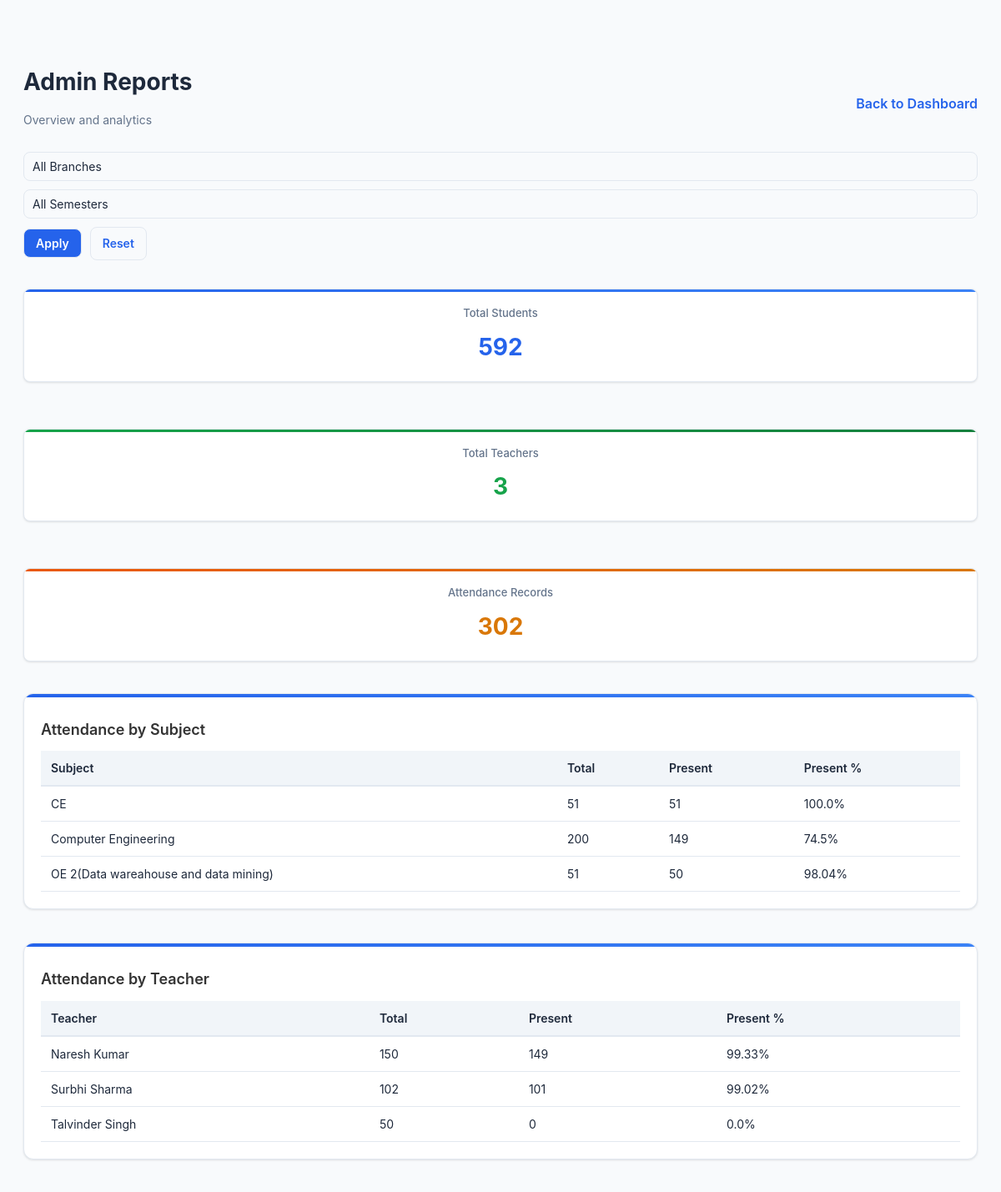
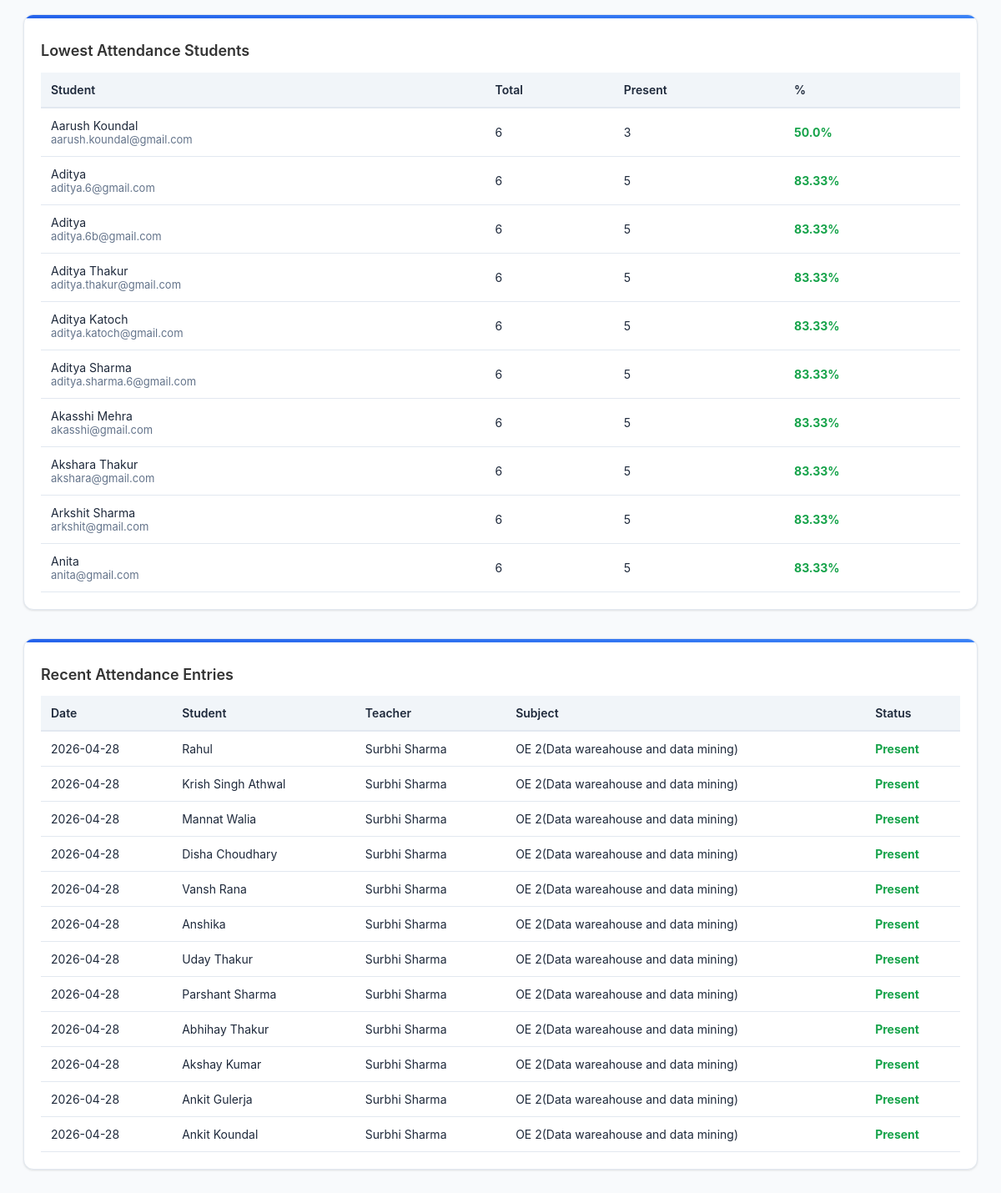
Screenshot of /reports (signed in) with the database file from the repository (2 pictures, top to bottom).
### app.py (models this page shows)
class Attendance(db.Model):
    id = db.Column(db.Integer, primary_key=True)
    student_id = db.Column(db.Integer, db.ForeignKey("user.id"), nullable=False)
    teacher_id = db.Column(db.Integer, db.ForeignKey("user.id"), nullable=False)
    subject = db.Column(db.String(100), nullable=False)
    branch = db.Column(db.String(100), nullable=True)
    semester = db.Column(db.String(20), nullable=True)
    date = db.Column(db.Date, nullable=False, default=date.today)
    status = db.Column(db.String(20), nullable=False, default="absent")
    student = db.relationship(
        "User", foreign_keys=[student_id], backref="attendance_as_student"
    )
    teacher = db.relationship(
        "User", foreign_keys=[teacher_id], backref="attendance_as_teacher"
    )

class User(db.Model):
    id = db.Column(db.Integer, primary_key=True)
    role = db.Column(db.String(20), nullable=False)
    name = db.Column(db.String(100), nullable=False)
    email = db.Column(db.String(100), unique=True, nullable=False)
    password = db.Column(db.String(200), nullable=False)
    roll_number = db.Column(db.String(20), nullable=True)
    branch = db.Column(db.String(100), nullable=True)
    semester = db.Column(db.String(20), nullable=True)
    department = db.Column(db.String(100), nullable=True)

### app.py (the view)
@app.route("/reports")
def reports():
    if session.get("role") != "admin":
        abort(403)
    selected_branch = (request.args.get("branch") or "").strip()
    selected_semester = (request.args.get("semester") or "").strip()
    branches = {
        (row[0] or "").strip()
        for row in db.session.query(User.branch).filter_by(role="student").distinct().all()
        if row[0]
    }
    branches.update(
        {
            (row[0] or "").strip()
            for row in db.session.query(Attendance.branch).distinct().all()
            if row[0]
        }
    )
    semesters = {
        (row[0] or "").strip()
        for row in db.session.query(User.semester).filter_by(role="student").distinct().all()
        if row[0]
    }
    semesters.update(
        {
            (row[0] or "").strip()
            for row in db.session.query(Attendance.semester).distinct().all()
            if row[0]
        }
    )
    branch_options = sorted(branches)
    semester_options = sorted(semesters)
    attendance_query = Attendance.query
    if selected_branch:
        attendance_query = attendance_query.filter(Attendance.branch == selected_branch)
    if selected_semester:
        attendance_query = attendance_query.filter(Attendance.semester == selected_semester)
    records_all = attendance_query.all()
    total_attendance = len(records_all)
    students_query = User.query.filter_by(role="student")
    if selected_branch:
        students_query = students_query.filter(User.branch == selected_branch)
    if selected_semester:
        students_query = students_query.filter(User.semester == selected_semester)
    students = students_query.all()
    total_students = len(students)
    teacher_ids = sorted({r.teacher_id for r in records_all})
    total_teachers = len(teacher_ids)
    grouped_subjects = {}
    for r in records_all:
        key = normalize_subject_name(r.subject)
        c = grouped_subjects.setdefault(key, {"total": 0, "present": 0})
        c["total"] += 1
        if (r.status or "").strip().lower() == "present":
            c["present"] += 1
    attendance_by_subject = []
    for subj in sorted(grouped_subjects.keys(), key=lambda x: x.lower()):
        total = grouped_subjects[subj]["total"]
        present = grouped_subjects[subj]["present"]
        pct = round((present / total) * 100, 2) if total > 0 else 0
        attendance_by_subject.append(
            {"subject": subj, "total": total, "present": present, "percentage": pct}
        )
    teachers = (
        User.query.filter(User.role == "teacher", User.id.in_(teacher_ids)).all()
        if teacher_ids
        else []
    )
    attendance_by_teacher = []
    for t in teachers:
        total = sum(1 for r in records_all if r.teacher_id == t.id)
        present = sum(
            1
            for r in records_all
            if r.teacher_id == t.id and (r.status or "").strip().lower() == "present"
        )
        pct = round((present / total) * 100, 2) if total > 0 else 0
        attendance_by_teacher.append(
            {"teacher": t.name, "total": total, "present": present, "percentage": pct}
        )
    attendance_by_teacher.sort(key=lambda x: x["teacher"].lower())
    student_stats = []
    for s in students:
        total = sum(1 for r in records_all if r.student_id == s.id)
        present = sum(
            1
            for r in records_all
            if r.student_id == s.id and (r.status or "").strip().lower() == "present"
        )
        pct = round((present / total) * 100, 2) if total > 0 else None
        student_stats.append(
            {
                "id": s.id,
                "name": s.name,
                "email": s.email,
                "total": total,
                "present": present,
                "percentage": pct,
            }
        )
    low_attendance = sorted(
        [x for x in student_stats if x["percentage"] is not None],
        key=lambda r: r["percentage"],
    )[:10]
    recent_records = (
        attendance_query.order_by(Attendance.date.desc(), Attendance.id.desc())
        .limit(12)
        .all()
    )
    for r in recent_records:
        r.student_obj = User.query.get(r.student_id)
        r.teacher_obj = User.query.get(r.teacher_id)
        r.display_subject = normalize_subject_name(r.subject)
    return render_template(
        "reports.html",
        total_students=total_students,
        total_teachers=total_teachers,
        total_attendance=total_attendance,
        attendance_by_subject=attendance_by_subject,
        attendance_by_teacher=attendance_by_teacher,
        low_attendance=low_attendance,
        recent_records=recent_records,
        branch_options=branch_options,
        semester_options=semester_options,
        selected_branch=selected_branch,
        selected_semester=selected_semester,
    )

### app.py (called while the page is built)
def normalize_subject_name(subject_value):
    s = (subject_value or "").strip()
    if not s:
        return "Unknown"
    if s.lower() == "computer science":
        return "Computer Engineering"
    return s

### templates/reports.html (shortened to what this page needs)
﻿<!DOCTYPE html>
<html lang="en">
<head>
  <link rel="stylesheet" href="{{ url_for('static', filename='style.css') }}">
</head>
<body>
  <div class="wrap">
    <div style="display:flex;align-items:center;justify-content:space-between">
      <div>
        <h1>Admin Reports</h1>
        <div class="muted">
          Overview and analytics
        </div>
      </div>
      <div class="actions">
        <a class="back" href="{{ url_for('admin_dashboard') }}">Back to Dashboard</a>
      </div>
    </div>
    <form method="GET" class="filters">
      <select name="branch">
        <option value="">All Branches</option>
      </select>
      <select name="semester">
        <option value="">All Semesters</option>
      </select>
      <button type="submit" class="btn">Apply</button>
      <a href="{{ url_for('reports') }}" class="btn btn-ghost">Reset</a>
    </form>
    <div class="row" style="margin-top:14px">
      <div class="stat card">
        <div class="small">Total Students</div>
        <div class="num">{{ total_students }}</div>
      </div>
      <div class="stat card">
        <div class="small">Total Teachers</div>
        <div class="num">{{ total_teachers }}</div>
      </div>
      <div class="stat card">
        <div class="small">Attendance Records</div>
        <div class="num">{{ total_attendance }}</div>
      </div>
    </div>
    <div class="card" style="margin-top:18px">
      <h2>Attendance by Subject</h2>
      {% if attendance_by_subject %}
        <table>
          <thead><tr><th>Subject</th><th>Total</th><th>Present</th><th>Present %</th></tr></thead>
          <tbody>
            {% for s in attendance_by_subject %}
              <tr>
                <td>{{ s.subject }}</td>
                <td>{{ s.total }}</td>
                <td>{{ s.present }}</td>
                <td>{{ s.percentage }}%</td>
              </tr>
            {% endfor %}
          </tbody>
        </table>
      {% else %}
        <div class="muted">No attendance data yet.</div>
      {% endif %}
    </div>
    <div class="row" style="margin-top:14px">
      <div class="card" style="flex:1;min-width:320px">
        <h2>Attendance by Teacher</h2>
        {% if attendance_by_teacher %}
          <table>
            <thead><tr><th>Teacher</th><th>Total</th><th>Present</th><th>Present %</th></tr></thead>
            <tbody>
              {% for t in attendance_by_teacher %}
                <tr>
                  <td>{{ t.teacher }}</td>
                  <td>{{ t.total }}</td>
                  <td>{{ t.present }}</td>
                  <td>{{ t.percentage }}%</td>
                </tr>
              {% endfor %}
            </tbody>
          </table>
        {% else %}
          <div class="muted">No teacher attendance yet.</div>
        {% endif %}
      </div>
      <div class="card" style="flex:0.9;min-width:280px">
        <h2>Lowest Attendance Students</h2>
        {% if low_attendance %}
          <table>
            <thead><tr><th>Student</th><th>Total</th><th>Present</th><th>%</th></tr></thead>
            <tbody>
              {% for s in low_attendance %}
                <tr>
                  <td>{{ s.name }} <div class="small">{{ s.email }}</div></td>
                  <td>{{ s.total }}</td>
                  <td>{{ s.present }}</td>
                  <td class="{{ 'label-bad' if s.percentage < 50 else 'label-good' }}">{{ s.percentage }}%</td>
                </tr>
              {% endfor %}
            </tbody>
          </table>
        {% else %}
          <div class="muted">No student attendance data yet.</div>
        {% endif %}
      </div>
    </div>
    <div class="card" style="margin-top:14px">
      <h2>Recent Attendance Entries</h2>
      {% if recent_records %}
        <table>
          <thead><tr><th>Date</th><th>Student</th><th>Teacher</th><th>Subject</th><th>Status</th></tr></thead>
          <tbody>
            {% for r in recent_records %}
              <tr>
                <td>{{ r.date.strftime('%Y-%m-%d') if r.date else '' }}</td>
                <td>{{ r.student_obj.name if r.student_obj else ('#' ~ r.student_id) }}</td>
                <td>{{ r.teacher_obj.name if r.teacher_obj else ('#' ~ r.teacher_id) }}</td>
                <td>{{ r.display_subject or r.subject }}</td>
                <td class="{{ 'label-good' if (r.status or '').lower()=='present' else 'label-bad' }}">{{ r.status }}</td>
              </tr>
            {% endfor %}
          </tbody>
        </table>
      {% else %}
        <div class="muted">No recent attendance.</div>
      {% endif %}
    </div>
  </div>
</body>
</html>

### static/style.css (style rules this page uses)
* { margin: 0; padding: 0; box-sizing: border-box; }
:root { --primary: #2563eb; --primary-dark: #1e40af; --primary-light: #3b82f6; --primary-gradient: linear-gradient(135deg, #2563eb 0%, #3b82f6 100%); --secondary: #06b6d4; --secondary-gradient: linear-gradient(135deg, #06b6d4 0%, #0891b2 100%); --accent: #dc2626; --accent-warm: #ea580c; --accent-warm-gradient: linear-gradient(135deg, #ea580c 0%, #d97706 100%); --success: #16a34a; --success-gradient: linear-gradient(135deg, #16a34a 0%, #15803d 100%); --warning: #ca8a04; --warning-gradient: linear-gradient(135deg, #ca8a04 0%, #b45309 100%); --purple: #9333ea; --purple-gradient: linear-gradient(135deg, #9333ea 0%, #7c3aed 100%); --pink: #ec4899; --pink-gradient: linear-gradient(135deg, #ec4899 0%, #db2777 100%); --indigo: #4f46e5; --indigo-gradient: linear-gradient(135deg, #4f46e5 0%, #4338ca 100%); --bg-dark: #f8fafc; --bg-darker: #f1f5f9; --card-bg: #ffffff; --border-color: #e2e8f0; --text-light: #1e293b; --text-muted: #64748b; --text-dark: #334155; --shadow: 0 1px 3px rgba(0, 0, 0, 0.08), 0 1px 2px rgba(0, 0, 0, 0.04); --shadow-md: 0 4px 6px rgba(0, 0, 0, 0.1), 0 2px 4px rgba(0, 0, 0, 0.06); --shadow-lg: 0 10px 15px rgba(0, 0, 0, 0.1), 0 4px 6px rgba(0, 0, 0, 0.05); --radius: 8px; --font-sans: -apple-system, BlinkMacSystemFont, 'Segoe UI', 'Roboto', 'Oxygen', 'Ubuntu', 'Cantarell', sans-serif; }
body { font-family: var(--font-sans); background: var(--bg-dark); color: var(--text-light); line-height: 1.6; }
.btn { padding: 10px 20px; border: none; border-radius: var(--radius); font-family: inherit; font-size: 14px; font-weight: 500; cursor: pointer; transition: all 0.2s ease; text-decoration: none; display: inline-block; }
input, select, textarea { font-family: inherit; font-size: 14px; border: 1px solid var(--border-color); padding: 10px 12px; border-radius: var(--radius); background: var(--card-bg); color: var(--text-light); transition: all 0.2s ease; }
input::placeholder, select::placeholder, textarea::placeholder { color: var(--text-muted); }
select option { background: var(--bg-dark); color: var(--text-light); }
.card { background: var(--card-bg); border-radius: var(--radius); padding: 20px; box-shadow: var(--shadow); border: 1px solid var(--border-color); }
table { width: 100%; border-collapse: collapse; }
thead { background: var(--bg-darker); border-bottom: 2px solid var(--border-color); }
th { padding: 12px; text-align: left; font-weight: 600; color: var(--text-light); }
td { padding: 12px; border-bottom: 1px solid var(--border-color); color: var(--text-dark); }
h1, h2, h3, h4, h5, h6 { font-weight: 600; line-height: 1.2; color: var(--text-light); }
h1 { font-size: 28px; }
h2 { font-size: 24px; }
input, select { padding: 10px; border: 1px solid #ccc; border-radius: 6px; font-size: 14px; }
button { padding: 10px; background: #2575fc; color: #fff; border: none; border-radius: 6px; font-size: 16px; cursor: pointer; transition: background 0.3s; }
body { background: linear-gradient(135deg, #6a11cb 0%, #2575fc 100%); font-family: "Poppins", Arial, sans-serif; }
.card { background: #fff; border-radius: 10px; box-shadow: 0 4px 8px rgba(0, 0, 0, 0.1); padding: 20px; margin: 20px 0; }
.card h2 { margin-bottom: 15px; color: #333; }
.select-wrapper select, .filters select, .controls select { -webkit-appearance: none; -moz-appearance: none; appearance: none; width: 100%; background-color: #0f1833; color: #fff; border: 1px solid rgba(255,255,255,0.06); padding: 10px 40px 10px 14px; border-radius: 10px; font-size: 14px; outline: none; transition: border-color .15s, box-shadow .15s; }
select option { background-color: #0f1833; color: #fff; }

### rows the page displays
Attendance: subject "CE", total "51", present "51", percentage "100.0"
Attendance: subject "Computer Engineering", total "200", present "149", percentage "74.5"
Attendance: subject "OE 2(Data wareahouse and data mining)", total "51", present "50", percentage "98.04"
User: teacher "Naresh Kumar", total "150", present "149", percentage "99.33"
User: teacher "Surbhi Sharma", total "102", present "101", percentage "99.02"
User: teacher "Talvinder Singh", total "50", present "0", percentage "0.0"
User: name "Aarush Koundal", email "aarush.koundal@gmail.com", total "6", present "3", percentage "50.0"
User: name "Aditya", email "aditya.6@gmail.com", total "6", present "5", percentage "83.33"
User: name "Aditya", email "aditya.6b@gmail.com", total "6", present "5", percentage "83.33"
User: name "Aditya Thakur", email "aditya.thakur@gmail.com", total "6", present "5", percentage "83.33"
User: name "Aditya Katoch", email "aditya.katoch@gmail.com", total "6", present "5", percentage "83.33"
User: name "Aditya Sharma", email "aditya.sharma.6@gmail.com", total "6", present "5", percentage "83.33"
User: name "Akasshi Mehra", email "akasshi@gmail.com", total "6", present "5", percentage "83.33"
User: name "Akshara Thakur", email "akshara@gmail.com", total "6", present "5", percentage "83.33"
User: name "Arkshit Sharma", email "arkshit@gmail.com", total "6", present "5", percentage "83.33"
User: name "Anita", email "anita@gmail.com", total "6", present "5", percentage "83.33"
Attendance: date "2026-04-28", student_obj "Rahul", teacher_obj "Surbhi Sharma", subject "OE 2(Data wareahouse and data mining)", status "Present"
Attendance: date "2026-04-28", student_obj "Krish Singh Athwal", teacher_obj "Surbhi Sharma", subject "OE 2(Data wareahouse and data mining)", status "Present"
Attendance: date "2026-04-28", student_obj "Mannat Walia", teacher_obj "Surbhi Sharma", subject "OE 2(Data wareahouse and data mining)", status "Present"
Attendance: date "2026-04-28", student_obj "Disha Choudhary", teacher_obj "Surbhi Sharma", subject "OE 2(Data wareahouse and data mining)", status "Present"
Attendance: date "2026-04-28", student_obj "Vansh Rana", teacher_obj "Surbhi Sharma", subject "OE 2(Data wareahouse and data mining)", status "Present"
Attendance: date "2026-04-28", student_obj "Anshika", teacher_obj "Surbhi Sharma", subject "OE 2(Data wareahouse and data mining)", status "Present"
Attendance: date "2026-04-28", student_obj "Uday Thakur", teacher_obj "Surbhi Sharma", subject "OE 2(Data wareahouse and data mining)", status "Present"
Attendance: date "2026-04-28", student_obj "Parshant Sharma", teacher_obj "Surbhi Sharma", subject "OE 2(Data wareahouse and data mining)", status "Present"
Attendance: date "2026-04-28", student_obj "Abhihay Thakur", teacher_obj "Surbhi Sharma", subject "OE 2(Data wareahouse and data mining)", status "Present"
Attendance: date "2026-04-28", student_obj "Akshay Kumar", teacher_obj "Surbhi Sharma", subject "OE 2(Data wareahouse and data mining)", status "Present"
Attendance: date "2026-04-28", student_obj "Ankit Gulerja", teacher_obj "Surbhi Sharma", subject "OE 2(Data wareahouse and data mining)", status "Present"
Attendance: date "2026-04-28", student_obj "Ankit Koundal", teacher_obj "Surbhi Sharma", subject "OE 2(Data wareahouse and data mining)", status "Present"

### other values shown
{{ total_students }} "592"
{{ total_teachers }} "3"
{{ total_attendance }} "302"
